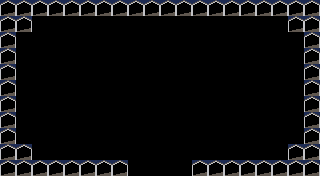

This is a level from a 2D game, rendered from its Tiled map with the project's own tilesets. A one-line summary and the complete map file follow:
An orthogonal 20x11 tile map with 16x16 px tiles, 1 tile layer (Tile Layer 1) and 10 objects (9x wall, gate).

<map version="1.4" tiledversion="1.4.3" orientation="orthogonal" renderorder="right-down" width="20" height="11" tilewidth="16" tileheight="16" infinite="0" nextlayerid="3" nextobjectid="14">
 <editorsettings>
  <export target="artemisTemple.lua" format="lua" />
 </editorsettings>
 <properties>
  <property name="x" type="int" value="6" />
  <property name="y" type="int" value="2" />
  <property name="z" type="int" value="3" />
 </properties>
 <tileset firstgid="1" source="../image/test_Tiles.tsx" />
 <layer id="1" name="Tile Layer 1" width="20" height="11">
  <data encoding="csv">
4,4,4,4,4,4,4,4,4,4,4,4,4,4,4,4,4,4,4,4,
4,4,0,0,0,0,0,0,0,0,0,0,0,0,0,0,0,0,4,4,
4,0,0,0,0,0,0,0,0,0,0,0,0,0,0,0,0,0,0,4,
4,0,0,0,0,0,0,0,0,0,0,0,0,0,0,0,0,0,0,4,
4,0,0,0,0,0,0,0,0,0,0,0,0,0,0,0,0,0,0,4,
4,0,0,0,0,0,0,0,0,0,0,0,0,0,0,0,0,0,0,4,
4,0,0,0,0,0,0,0,0,0,0,0,0,0,0,0,0,0,0,4,
4,0,0,0,0,0,0,0,0,0,0,0,0,0,0,0,0,0,0,4,
4,0,0,0,0,0,0,0,0,0,0,0,0,0,0,0,0,0,0,4,
4,4,0,0,0,0,0,0,0,0,0,0,0,0,0,0,0,0,4,4,
4,4,4,4,4,4,4,4,0,0,0,0,4,4,4,4,4,4,4,4
</data>
 </layer>
 <objectgroup id="2" name="Object Layer 1">
  <object id="1" type="wall" x="0" y="0" width="32" height="32" />
  <object id="2" type="wall" x="32" y="0" width="256" height="16" />
  <object id="4" type="wall" x="288" y="0" width="32" height="32" />
  <object id="5" type="wall" x="288" y="144" width="32" height="32" />
  <object id="6" type="wall" x="0" y="144" width="32" height="32" />
  <object id="7" type="wall" x="32" y="160" width="96" height="16" />
  <object id="8" type="wall" x="192" y="160" width="96" height="16" />
  <object id="9" type="wall" x="0" y="32" width="16" height="112" />
  <object id="10" type="wall" x="304" y="32" width="16" height="112" />
  <object id="11" type="gate" x="128" y="172" width="64" height="4">
   <properties>
    <property name="mapDestX" type="int" value="1" />
    <property name="mapDestY" type="int" value="1" />
    <property name="mapDestZ" type="int" value="1" />
    <property name="playerDestX" type="int" value="276" />
    <property name="playerDestY" type="int" value="55" />
    <property name="playerFace" value="down" />
   </properties>
  </object>
 </objectgroup>
</map>
